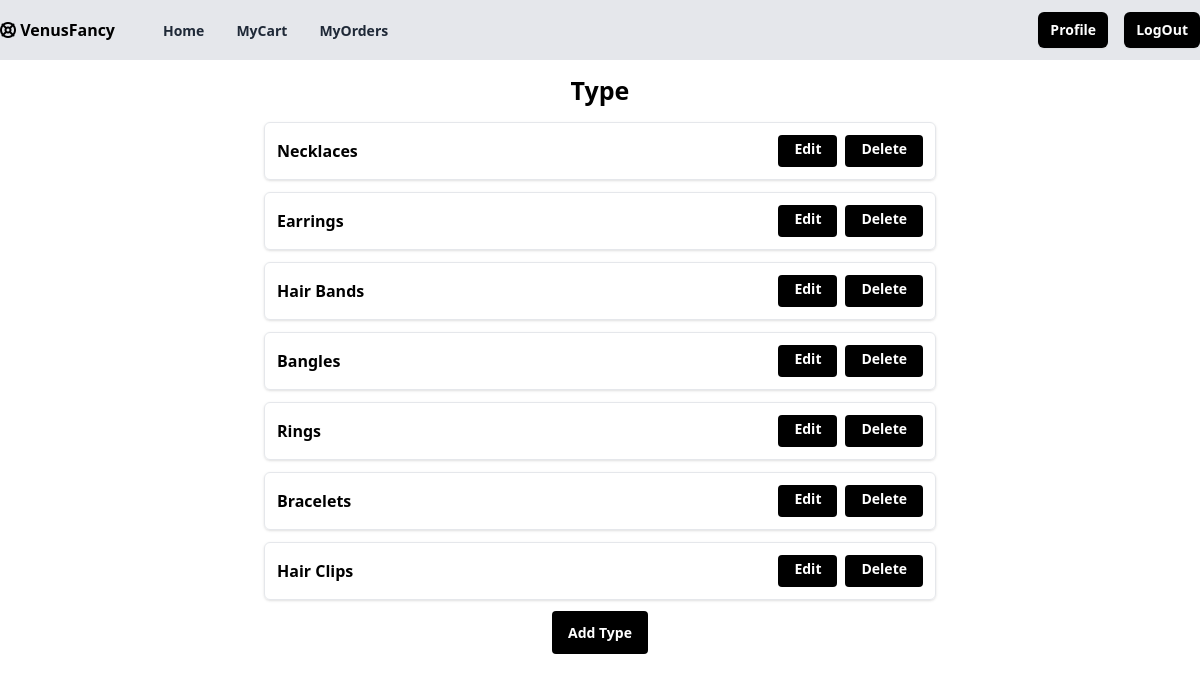
The app's page /type/all/ (signed in) with its own data.
### myfancy/models.py (models this page shows)
class Type(models.Model):
    name=models.CharField(max_length=200,unique=True)
    created_date=models.DateTimeField(auto_now_add=True)
    updated_date=models.DateTimeField(auto_now=True)
    is_active=models.BooleanField(default=True)
    def __str__(self):
        return self.name

### myfancy/views.py (the view)
# urls.py: path("type/all/",views.TypeListView.as_view(),name="type-all"),
@method_decorator(signin_required,name="dispatch")
class TypeListView(ListView):
    model=Type
    template_name="shop/type_list.html"
    context_object_name="types"

### myfancy/templates/shop/type_list.html
{% extends "shop/base.html" %}
{% block main_block %}
{%if types%}
<div class="my-3 mx-auto text-center"><label for=""><h1 class="text-[25px]"><b>Type</b></h1></label></div>
    {%for t in types%}
    <div class="flex max-w-2xl flex-col items-center rounded-md border md:flex-row mx-auto mt-3 shadow border p-3">
        <div class="flex justify-between items-center w-full">
            <b>{{t}}</b>
            <div class="flex space-x-2">
                <a href="{% url 'type-edit' t.id %}" class="h-8 rounded bg-black px-4 py-1 text-white text-sm font-semibold hover:bg-gray-800 focus:outline-none">Edit</a>
                <a href="{% url 'type-delete' t.id %}" class="h-8 rounded bg-black px-4 py-1 text-white text-sm font-semibold hover:bg-gray-800 focus:outline-none">Delete</a>
            </div>
        </div>
    </div>
    {%endfor%}
    {%else%}
        <div class="text-center"><b>No Type Yet</b></div>
    {%endif%}
    <div class="my-5">
    <center>
    <a href="{% url 'type-add'%}" class="h-8 rounded bg-black px-4 py-3 text-white text-sm font-semibold hover:bg-gray-800 focus:outline-none">Add Type</a>
    </center>
    </div>
{%endblock%}

### records on screen
Type: name "Necklaces"
Type: name "Earrings"
Type: name "Hair Bands"
Type: name "Bangles"
Type: name "Rings"
Type: name "Bracelets"
Type: name "Hair Clips"
